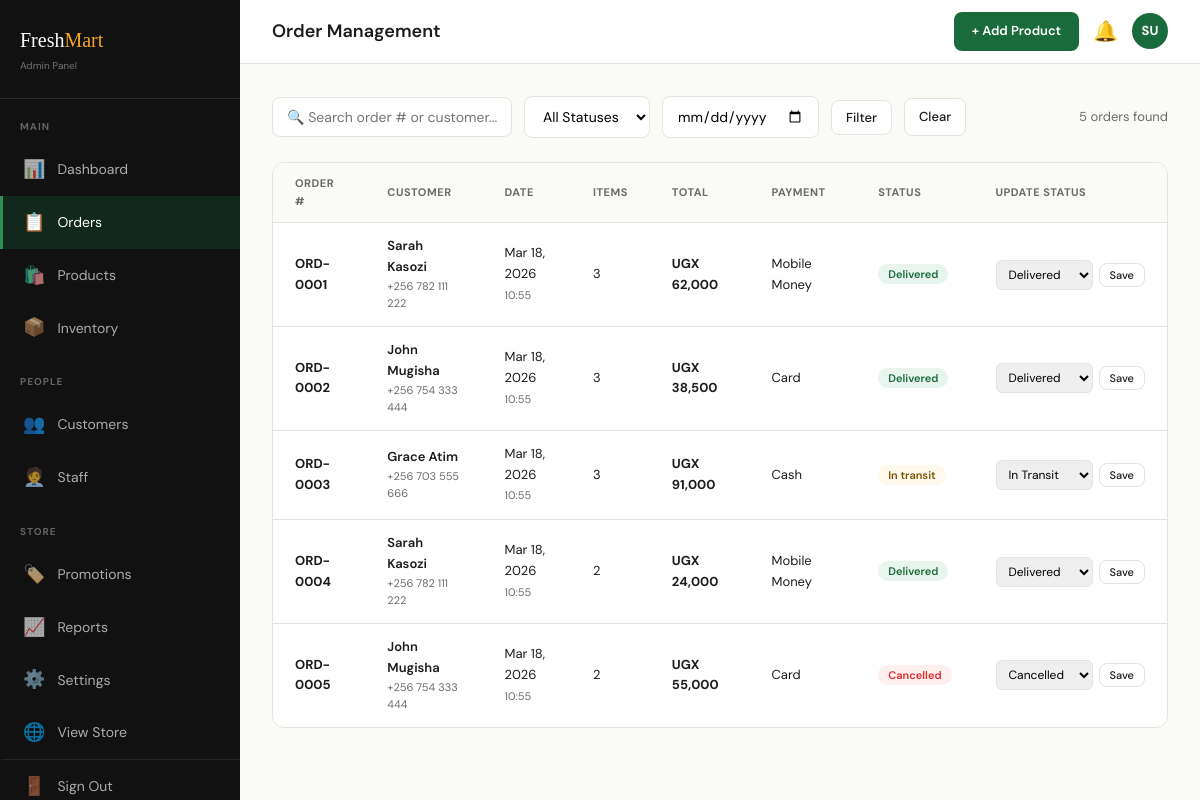
The app's page /admin/orders.php (signed in) with its own data.
### tables this page shows
CREATE TABLE orders (
  id INT AUTO_INCREMENT PRIMARY KEY,
  order_number VARCHAR(20) UNIQUE NOT NULL,
  customer_id INT,
  total_amount DECIMAL(12,2) NOT NULL,
  payment_method ENUM('mobile_money','card','cash') DEFAULT 'cash',
  payment_status ENUM('pending','paid','failed') DEFAULT 'pending',
  status ENUM('pending','confirmed','in_transit','delivered','cancelled') DEFAULT 'pending',
  delivery_address TEXT,
  notes TEXT,
  created_at DATETIME DEFAULT CURRENT_TIMESTAMP,
  FOREIGN KEY (customer_id) REFERENCES customers(id)
);

CREATE TABLE customers (
  id INT AUTO_INCREMENT PRIMARY KEY,
  first_name VARCHAR(100) NOT NULL,
  last_name VARCHAR(100) NOT NULL,
  email VARCHAR(150) UNIQUE NOT NULL,
  phone VARCHAR(30),
  password VARCHAR(255) NOT NULL,
  address TEXT,
  city VARCHAR(100),
  gender VARCHAR(20),
  loyalty_points INT DEFAULT 0,
  is_active TINYINT(1) DEFAULT 1,
  created_at DATETIME DEFAULT CURRENT_TIMESTAMP
);

### admin/orders.php (the view, shortened to what this page needs)
<?php
require_once '../includes/config.php';
$where = "WHERE 1=1";
$orders = $conn->query("
    SELECT o.*, CONCAT(c.first_name,' ',c.last_name) AS cname, c.phone AS cphone,
           COUNT(oi.id) AS item_count
    FROM orders o
    LEFT JOIN customers c ON c.id = o.customer_id
    LEFT JOIN order_items oi ON oi.order_id = o.id
    $where
    GROUP BY o.id
    ORDER BY o.created_at DESC
");
include 'includes/sidebar.php';
?>
<div class="filter-row">
  <form method="GET" style="display:flex;gap:12px;flex-wrap:wrap;width:100%;align-items:center;">
    <input type="text" name="search" placeholder="🔍 Search order # or customer..." value="<?= htmlspecialchars($_GET['search'] ?? '') ?>" style="width:240px;">
    <select name="status">
      <option value="">All Statuses</option>
    </select>
    <input type="date" name="date" value="<?= htmlspecialchars($_GET['date'] ?? '') ?>">
    <button type="submit" class="qa-btn">Filter</button>
    <a href="/freshmart/admin/orders.php" class="qa-btn">Clear</a>
    <span style="margin-left:auto;font-size:13px;color:var(--gray);"><?= $orders->num_rows ?> orders found</span>
  </form>
</div>
<div class="admin-card">
  <table class="admin-table">
    <thead>
      <tr>
        <th>Order #</th><th>Customer</th><th>Date</th><th>Items</th>
        <th>Total</th><th>Payment</th><th>Status</th><th>Update Status</th>
      </tr>
    </thead>
    <tbody>
      <?php while ($o = $orders->fetch_assoc()):
        $sc = match($o['status']) {
          'delivered'=>'done','cancelled'=>'cancelled',
          'in_transit'=>'pending','confirmed'=>'pending',default=>'pending'
        };
      ?>
      <tr>
        <td><strong><?= $o['order_number'] ?></strong></td>
        <td>
          <div style="font-weight:600;"><?= htmlspecialchars($o['cname'] ?? 'Guest') ?></div>
          <div style="font-size:11px;color:var(--gray);"><?= htmlspecialchars($o['cphone'] ?? '') ?></div>
        </td>
        <td><?= date('M d, Y', strtotime($o['created_at'])) ?><br><span style="font-size:11px;color:var(--gray);"><?= date('H:i', strtotime($o['created_at'])) ?></span></td>
        <td><?= $o['item_count'] ?></td>
        <td><strong>UGX <?= number_format($o['total_amount']) ?></strong></td>
        <td><?= ucwords(str_replace('_',' ',$o['payment_method'])) ?></td>
        <td><span class="status-badge <?= $sc ?>"><?= ucfirst(str_replace('_',' ',$o['status'])) ?></span></td>
        <td>
          <form method="POST" style="display:flex;gap:6px;align-items:center;">
            <select name="status" style="padding:5px 8px;border-radius:6px;border:1.5px solid var(--border);font-family:var(--font-body);font-size:12px;">
              <option value="in_transit" <?= $o['status']==='in_transit' ?'selected':'' ?>>In Transit</option>
              <option value="delivered"  <?= $o['status']==='delivered'  ?'selected':'' ?>>Delivered</option>
              <option value="cancelled"  <?= $o['status']==='cancelled'  ?'selected':'' ?>>Cancelled</option>
            </select>
            <button type="submit" class="qa-btn" style="font-size:11px;padding:4px 10px;">Save</button>
          </form>
        </td>
      </tr>
      <?php endwhile; ?>
    </tbody>
  </table>
</div>
<?php include 'includes/footer.php'; ?>

### assets/css/style.css (style rules this page uses)
:root { --green: #1a6b3c; --green-light: #e8f5ee; --green-mid: #2d9155; --accent: #f5a623; --accent-light: #fff8ec; --red: #e02b2b; --red-light: #fff0f0; --bg: #fafaf7; --white: #ffffff; --dark: #1c1c1c; --gray: #6b6b6b; --gray-light: #f0f0ec; --border: #e4e4de; --font-head: 'Playfair Display', Georgia, serif; --font-body: 'DM Sans', system-ui, sans-serif; --shadow: 0 2px 16px rgba(0,0,0,0.07); --shadow-lg: 0 8px 40px rgba(0,0,0,0.12); --radius: 12px; --radius-sm: 8px; --transition: all 0.22s ease; }
* { box-sizing: border-box; margin: 0; padding: 0; }
body { font-family: var(--font-body); background: var(--bg); color: var(--dark); font-size: 15px; line-height: 1.6; }
a { text-decoration: none; }
.admin-card { background: var(--white); border-radius: var(--radius); border: 1px solid var(--border); overflow: hidden; }
.admin-table { width: 100%; border-collapse: collapse; }
.admin-table th { font-size: 11px; font-weight: 700; text-transform: uppercase; letter-spacing: 0.5px; color: var(--gray); padding: 12px 22px; background: var(--bg); text-align: left; }
.admin-table td { padding: 13px 22px; border-top: 1px solid var(--border); font-size: 13px; }
.qa-btn { display: flex; align-items: center; gap: 8px; padding: 8px 14px; border-radius: var(--radius-sm); border: 1.5px solid var(--border); background: var(--white); font-family: var(--font-body); font-size: 13px; font-weight: 500; cursor: pointer; transition: var(--transition); color: var(--dark); }
.filter-row { display: flex; gap: 12px; margin-bottom: 24px; flex-wrap: wrap; align-items: center; }
.filter-row input, .filter-row select { padding: 10px 14px; border-radius: var(--radius-sm); border: 1.5px solid var(--border); font-family: var(--font-body); font-size: 14px; outline: none; background: var(--white); }

### admin/orders.php (style rules this page uses)
.status-badge { padding:3px 10px;border-radius:20px;font-size:11px;font-weight:600; }
.status-badge.done { background:var(--green-light);color:var(--green); }
.status-badge.pending { background:var(--accent-light);color:#7a5200; }
.status-badge.cancelled { background:var(--red-light);color:var(--red); }

### records on screen
orders: order_number "ORD-0001", cname "Sarah Kasozi", customer.phone "+256 782 111 222", created_at "Mar 18, 2026", created_at "10:55", item_count "3", total_amount "62,000", payment_method "Mobile Money", status "Delivered"
orders: order_number "ORD-0002", cname "John Mugisha", customer.phone "+256 754 333 444", created_at "Mar 18, 2026", created_at "10:55", item_count "3", total_amount "38,500", payment_method "Card", status "Delivered"
orders: order_number "ORD-0003", cname "Grace Atim", customer.phone "+256 703 555 666", created_at "Mar 18, 2026", created_at "10:55", item_count "3", total_amount "91,000", payment_method "Cash", status "In transit", status "In Transit"
orders: order_number "ORD-0004", cname "Sarah Kasozi", customer.phone "+256 782 111 222", created_at "Mar 18, 2026", created_at "10:55", item_count "2", total_amount "24,000", payment_method "Mobile Money", status "Delivered"
orders: order_number "ORD-0005", cname "John Mugisha", customer.phone "+256 754 333 444", created_at "Mar 18, 2026", created_at "10:55", item_count "2", total_amount "55,000", payment_method "Card", status "Cancelled"

### other values on screen
$pageTitle "Order Management"
substr($_SESSION['admin_name'] ?? 'A', 0, 2) "SU"
$orders->num_rows "5"
